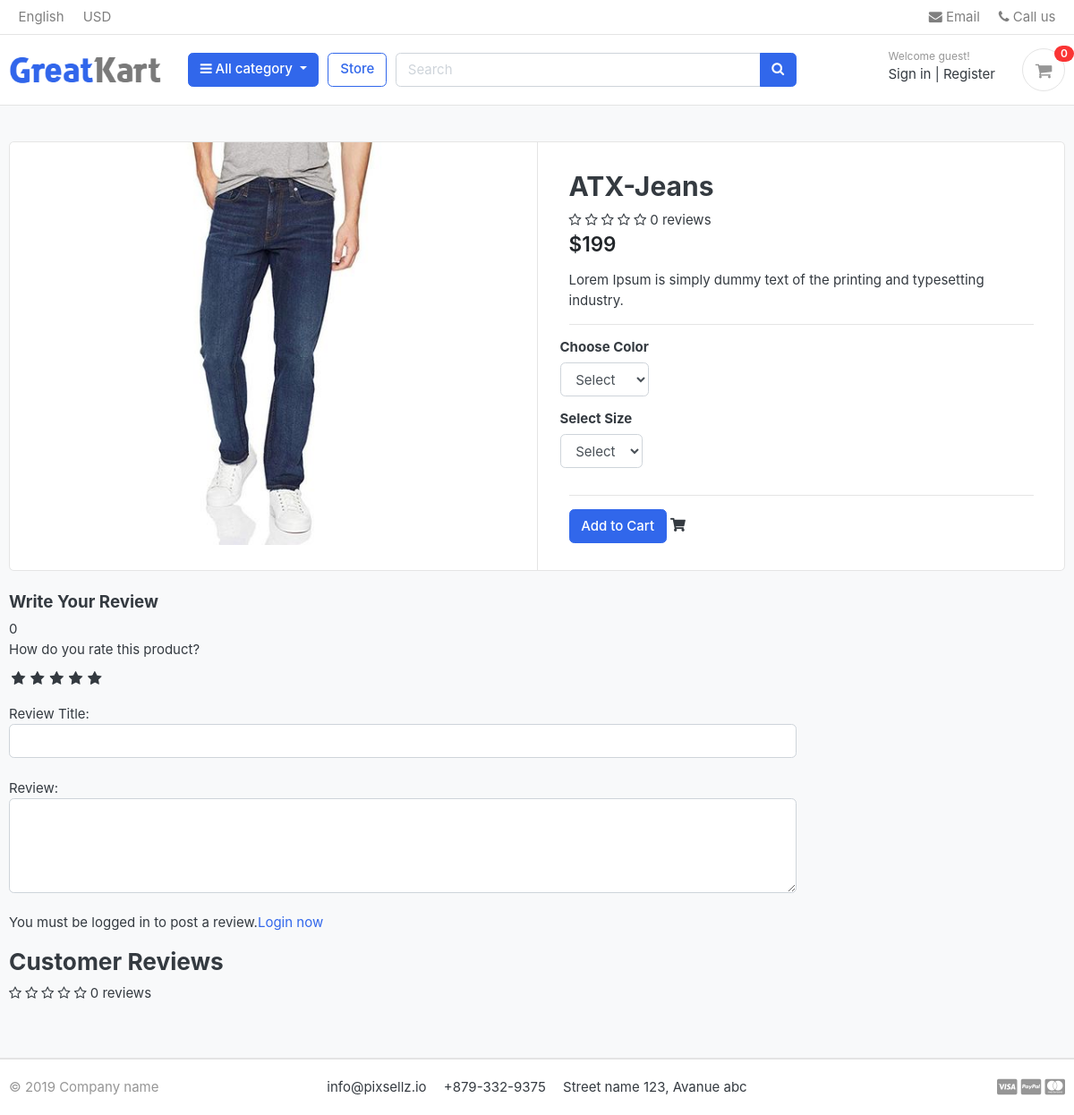
Page /store/category/Jeans/atx-jeans/ on the earlier database version.
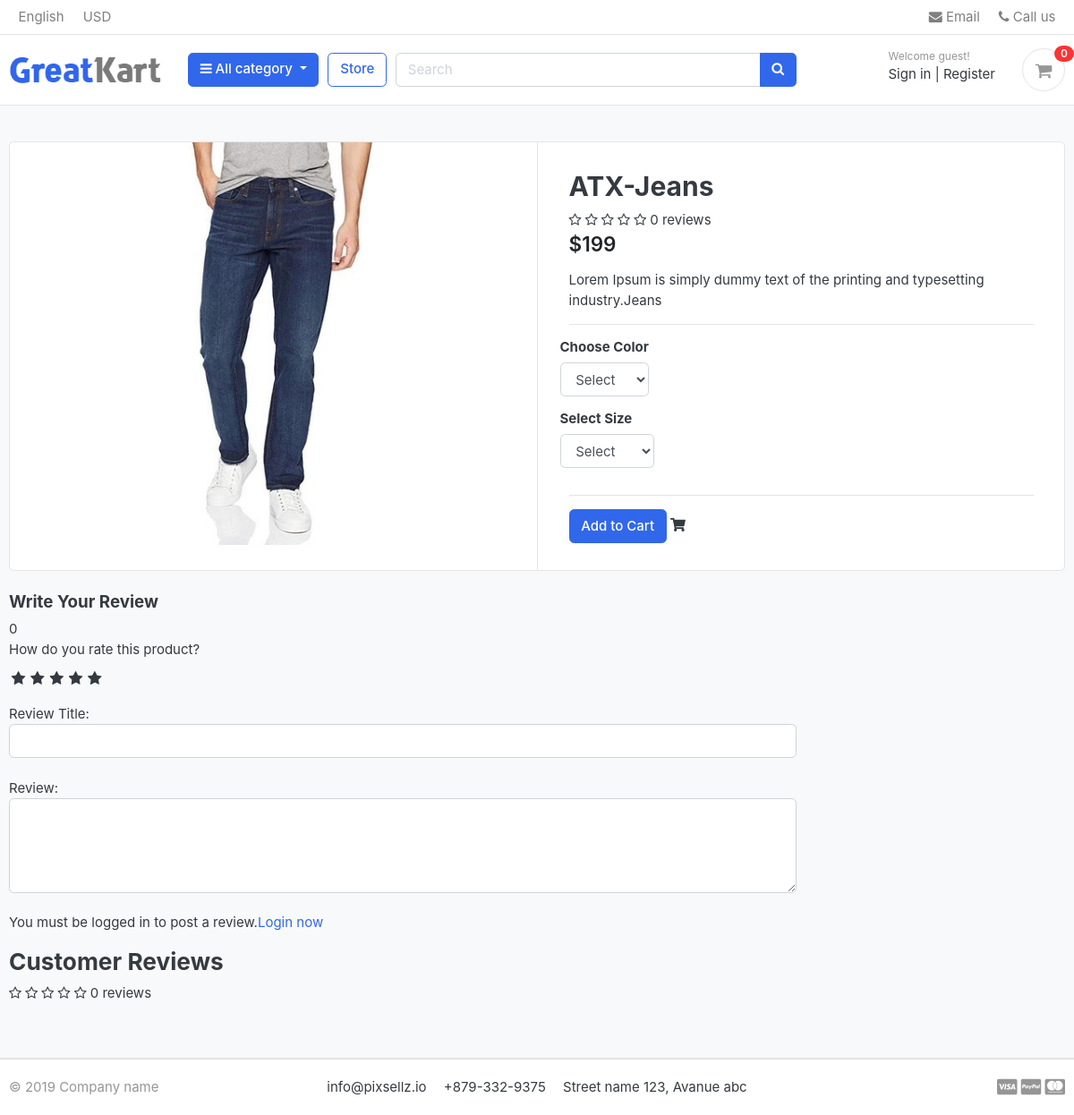
Same page on the later database version.
### store/models.py (models this page shows, shortened)
class Product(models.Model):
    product_name = models.CharField(max_length=200, unique=True)
    slug = models.SlugField(max_length=200, unique=True)
    description = models.TextField(max_length=500, blank=True)
    price = models.IntegerField()
    images = models.ImageField(upload_to='photos/products')
    stock = models.IntegerField()
    is_available = models.BooleanField(default=True)
    category = models.ForeignKey(Catergory, on_delete=models.CASCADE)
    created_date = models.DateTimeField(auto_now_add=True)
    modified_date = models.DateTimeField(auto_now=True)
    def averageReview(self):
        reviews = ReviewRating.objects.filter(
            product=self, status=True).aggregate(average=Avg('rating'))
        avg = 0
        if reviews['average'] is not None:
            avg = float(reviews['average'])
        return avg
    def countReview(self):
        reviews = ReviewRating.objects.filter(
            product=self, status=True).aggregate(count=Count('id'))
        count = 0
        if reviews['count'] is not None:
            count = int(reviews['count'])
        return count

### store/views.py (the view)
def product_detail(request, category_slug, product_slug):
    try:
        single_product = Product.objects.get(
            category__slug=category_slug, slug=product_slug)
        in_cart = CartItem.objects.filter(cart__cart_id=_cart_id(
            request), product=single_product).exists()
    except Exception as e:
        raise e
    if request.user.is_authenticated:
        try:
            orderproduct = OrderProduct.objects.filter(
                user=request.user, product_id=single_product.id).exists()
        except OrderProduct.DoesNotExist:
            orderproduct = None
    else:
        orderproduct = None
    reviews = ReviewRating.objects.filter(
        product_id=single_product.id, status=True)
    context = {
        'single_product': single_product,
        'in_cart': in_cart,
        'orderproduct': orderproduct,
        'reviews': reviews,
    }
    return render(request, 'store/product_detail.html', context)

### carts/context_processors.py (called while the page is built)
def counter(request):
    cart_count = 0
    if 'admin' in request.path:
        return {}
    else:
        try:
            cart = Cart.objects.filter(cart_id=_cart_id(request))
            if request.user.is_authenticated:
                cart_items = CartItem.objects.all().filter(user=request.user)
            else:
                cart_items = CartItem.objects.all().filter(cart=cart[:1])
            for cart_item in cart_items:
                cart_count += cart_item.quantity
        except Cart.DoesNotExist:
            cart_count = 0
        return dict(cart_count=cart_count)

### carts/views.py (called while the page is built)
def _cart_id(request):
    cart = request.session.session_key
    if not cart:
        cart = request.session.create()
    return cart

### category/context_processors.py (called while the page is built)
def menu_links(request):
    links = Catergory.objects.all()
    return dict(links=links)

### category/models.py (called while the page is built)
    def get_url(self):
        return reverse('products_by_category', args=[self.slug])

### store/models.py (called while the page is built)
    def colors(self):
        return super(VariationManager, self).filter(variation_category='color', is_active=True)

    def sizes(self):
        return super(VariationManager, self).filter(variation_category='size', is_active=True)

### templates/store/product_detail.html (shortened to what the changed rows need)
{% extends 'base.html' %}
{% load static %}
{% block content %}
<section class="section-content padding-y bg">
    <div class="container">
        <div class="card">
            <div class="row no-gutters">
                <aside class="col-md-6">
                    <article class="gallery-wrap">
                        <div class="img-big-wrap">
                            <a href="#"><img src="{{single_product.images.url}}"></a>
                        </div>
                    </article>
                </aside>
                <main class="col-md-6 border-left">
                <form action="{% url 'add_cart' single_product.id %}" method="POST">
                    <article class="content-body">
                        <h2 class="title">{{single_product.product_name}}</h2>
                        <div class="rating-star">
                            <span>
                                <i class="fa fa-star{% if single_product.averageReview < 0.5 %}-o{% elif single_product.averageReview >= 0.5 and single_product.averageReview < 1 %}-half-o {% endif %}" aria-hidden="true"></i>
                                <i class="fa fa-star{% if single_product.averageReview < 1.5 %}-o{% elif single_product.averageReview >= 1.5 and single_product.averageReview < 2 %}-half-o {% endif %}" aria-hidden="true"></i>
                                <i class="fa fa-star{% if single_product.averageReview < 2.5 %}-o{% elif single_product.averageReview >= 2.5 and single_product.averageReview < 3 %}-half-o {% endif %}" aria-hidden="true"></i>
                                <i class="fa fa-star{% if single_product.averageReview < 3.5 %}-o{% elif single_product.averageReview >= 3.5 and single_product.averageReview < 4 %}-half-o {% endif %}" aria-hidden="true"></i>
                                <i class="fa fa-star{% if single_product.averageReview < 4.5 %}-o{% elif single_product.averageReview >= 4.5 and single_product.averageReview < 5 %}-half-o {% endif %}" aria-hidden="true"></i>
                                <span>{{single_product.countReview}} reviews</span>
                            </span>
                        </div>
                        <div class="mb-3">
                            <var class="price h4">${{single_product.price}}</var>
                        </div>
                        <p>{{single_product.description}}</p>
                        <hr>
                        <div class="row">
                            <div class="item-option-select">
                            </div>
                        </div>
                        <div class="row">
                            <div class="item-option-select">
                            </div>
                        </div>
                        <hr>
                        {% if single_product.stock <= 0 %}
                        <h5 class="text-danger">Out of Stock</h5>
                        {% else %}
                            <button class="btn  btn-primary"> <span class="text">Add to
                                    Cart</span></button>
                                <i class="fas fa-shopping-cart"></i> </a>
                            {% endif %}
                    </article>
                </form>
                </main>
            </div>
        </div>
        <br>
        <div class="row">
            <div class="col-md-9">
                <form action="{% url 'submit_review' single_product.id %}" method="POST">
                    <h5>Write Your Review</h5>
                    {{single_product.averageReview}}
                    <div>
                        <br>
<br>
                        <br>
                        <br>
                    </div>
                </form>
                <header class="section-heading">
                    <h3>Customer Reviews </h3>
                    <div class="rating-star">
                            <span>
                                <i class="fa fa-star{% if single_product.averageReview < 0.5 %}-o{% elif single_product.averageReview >= 0.5 and single_product.averageReview < 1 %}-half-o {% endif %}" aria-hidden="true"></i>
                                <i class="fa fa-star{% if single_product.averageReview < 1.5 %}-o{% elif single_product.averageReview >= 1.5 and single_product.averageReview < 2 %}-half-o {% endif %}" aria-hidden="true"></i>
                                <i class="fa fa-star{% if single_product.averageReview < 2.5 %}-o{% elif single_product.averageReview >= 2.5 and single_product.averageReview < 3 %}-half-o {% endif %}" aria-hidden="true"></i>
                                <i class="fa fa-star{% if single_product.averageReview < 3.5 %}-o{% elif single_product.averageReview >= 3.5 and single_product.averageReview < 4 %}-half-o {% endif %}" aria-hidden="true"></i>
                                <i class="fa fa-star{% if single_product.averageReview < 4.5 %}-o{% elif single_product.averageReview >= 4.5 and single_product.averageReview < 5 %}-half-o {% endif %}" aria-hidden="true"></i>
                            <span>{{single_product.countReview}} reviews</span>
                            </span>
                    </div>
                </header>
            </div>
        </div>
    </div>
</section>
{% endblock %}

Differences in the rows shown:
changed Product "ATX-Jeans": description "Lorem Ipsum is simply dummy text of the printing and typesetting industry." → "Lorem Ipsum is simply dummy text of the printing and typesetting industry.Jeans"
